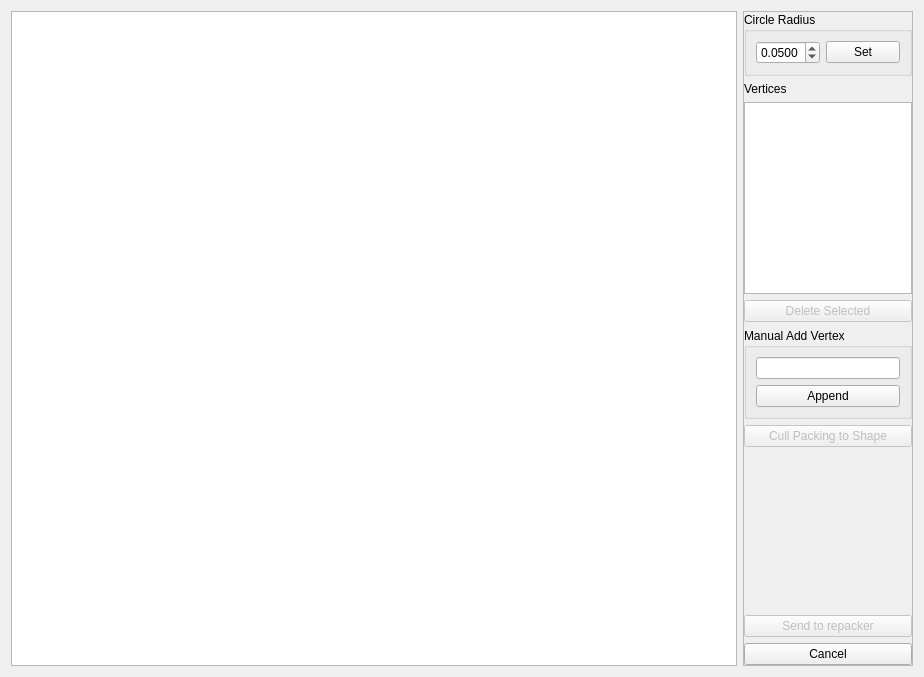
<?xml version="1.0" encoding="UTF-8"?>
<ui version="4.0">
 <class>ShapeSelector</class>
 <widget class="QWidget" name="ShapeSelector">
  <property name="geometry">
   <rect>
    <x>0</x>
    <y>0</y>
    <width>924</width>
    <height>677</height>
   </rect>
  </property>
  <property name="sizeIncrement">
   <size>
    <width>1</width>
    <height>1</height>
   </size>
  </property>
  <property name="cursor">
   <cursorShape>ArrowCursor</cursorShape>
  </property>
  <property name="windowTitle">
   <string>Shape Selector</string>
  </property>
  <layout class="QHBoxLayout" name="horizontalLayout">
   <item>
    <widget class="ShapeSelectorGraphicsView" name="view">
     <property name="sizePolicy">
      <sizepolicy hsizetype="MinimumExpanding" vsizetype="MinimumExpanding">
       <horstretch>0</horstretch>
       <verstretch>0</verstretch>
      </sizepolicy>
     </property>
     <property name="minimumSize">
      <size>
       <width>500</width>
       <height>500</height>
      </size>
     </property>
     <property name="cursor" stdset="0">
      <cursorShape>CrossCursor</cursorShape>
     </property>
     <property name="sceneRect">
      <rectf>
       <x>0.000000000000000</x>
       <y>0.000000000000000</y>
       <width>0.000000000000000</width>
       <height>0.000000000000000</height>
      </rectf>
     </property>
    </widget>
   </item>
   <item>
    <widget class="QFrame" name="controlFrame">
     <property name="sizePolicy">
      <sizepolicy hsizetype="Preferred" vsizetype="Preferred">
       <horstretch>0</horstretch>
       <verstretch>0</verstretch>
      </sizepolicy>
     </property>
     <property name="minimumSize">
      <size>
       <width>170</width>
       <height>0</height>
      </size>
     </property>
     <property name="maximumSize">
      <size>
       <width>170</width>
       <height>16777215</height>
      </size>
     </property>
     <property name="frameShape">
      <enum>QFrame::StyledPanel</enum>
     </property>
     <property name="frameShadow">
      <enum>QFrame::Raised</enum>
     </property>
     <layout class="QVBoxLayout" name="verticalLayout_2">
      <property name="leftMargin">
       <number>0</number>
      </property>
      <property name="topMargin">
       <number>0</number>
      </property>
      <property name="rightMargin">
       <number>0</number>
      </property>
      <property name="bottomMargin">
       <number>0</number>
      </property>
      <item>
       <widget class="QGroupBox" name="groupBox_2">
        <property name="title">
         <string>Circle Radius</string>
        </property>
        <layout class="QHBoxLayout" name="horizontalLayout_2">
         <item>
          <widget class="QDoubleSpinBox" name="spinCircleRadius">
           <property name="decimals">
            <number>4</number>
           </property>
           <property name="maximum">
            <double>1.000000000000000</double>
           </property>
           <property name="singleStep">
            <double>0.010000000000000</double>
           </property>
           <property name="value">
            <double>0.050000000000000</double>
           </property>
          </widget>
         </item>
         <item>
          <widget class="QPushButton" name="btnRadiusSet">
           <property name="text">
            <string>Set</string>
           </property>
          </widget>
         </item>
        </layout>
       </widget>
      </item>
      <item>
       <widget class="QLabel" name="label_2">
        <property name="text">
         <string>Vertices</string>
        </property>
       </widget>
      </item>
      <item>
       <widget class="QListWidget" name="lstVertices"/>
      </item>
      <item>
       <widget class="QPushButton" name="btnDelete">
        <property name="enabled">
         <bool>false</bool>
        </property>
        <property name="text">
         <string>Delete Selected</string>
        </property>
       </widget>
      </item>
      <item>
       <widget class="QGroupBox" name="groupBox">
        <property name="sizePolicy">
         <sizepolicy hsizetype="Expanding" vsizetype="Preferred">
          <horstretch>0</horstretch>
          <verstretch>0</verstretch>
         </sizepolicy>
        </property>
        <property name="title">
         <string>Manual Add Vertex</string>
        </property>
        <layout class="QVBoxLayout" name="verticalLayout">
         <item>
          <widget class="QLineEdit" name="txtVertex"/>
         </item>
         <item>
          <widget class="QPushButton" name="btnAppend">
           <property name="enabled">
            <bool>true</bool>
           </property>
           <property name="text">
            <string>Append</string>
           </property>
          </widget>
         </item>
        </layout>
       </widget>
      </item>
      <item>
       <widget class="QPushButton" name="btnCull">
        <property name="enabled">
         <bool>false</bool>
        </property>
        <property name="text">
         <string>Cull Packing to Shape</string>
        </property>
       </widget>
      </item>
      <item>
       <spacer name="verticalSpacer">
        <property name="orientation">
         <enum>Qt::Vertical</enum>
        </property>
        <property name="sizeHint" stdset="0">
         <size>
          <width>20</width>
          <height>40</height>
         </size>
        </property>
       </spacer>
      </item>
      <item>
       <widget class="QPushButton" name="btnAccept">
        <property name="enabled">
         <bool>false</bool>
        </property>
        <property name="text">
         <string>Send to repacker</string>
        </property>
       </widget>
      </item>
      <item>
       <widget class="QPushButton" name="btnCancel">
        <property name="text">
         <string>Cancel</string>
        </property>
       </widget>
      </item>
     </layout>
    </widget>
   </item>
  </layout>
 </widget>
 <customwidgets>
  <customwidget>
   <class>ShapeSelectorGraphicsView</class>
   <extends>QGraphicsView</extends>
   <header>graphics/ShapeSelectorGraphicsView.hpp</header>
  </customwidget>
 </customwidgets>
 <resources/>
 <connections/>
</ui>
